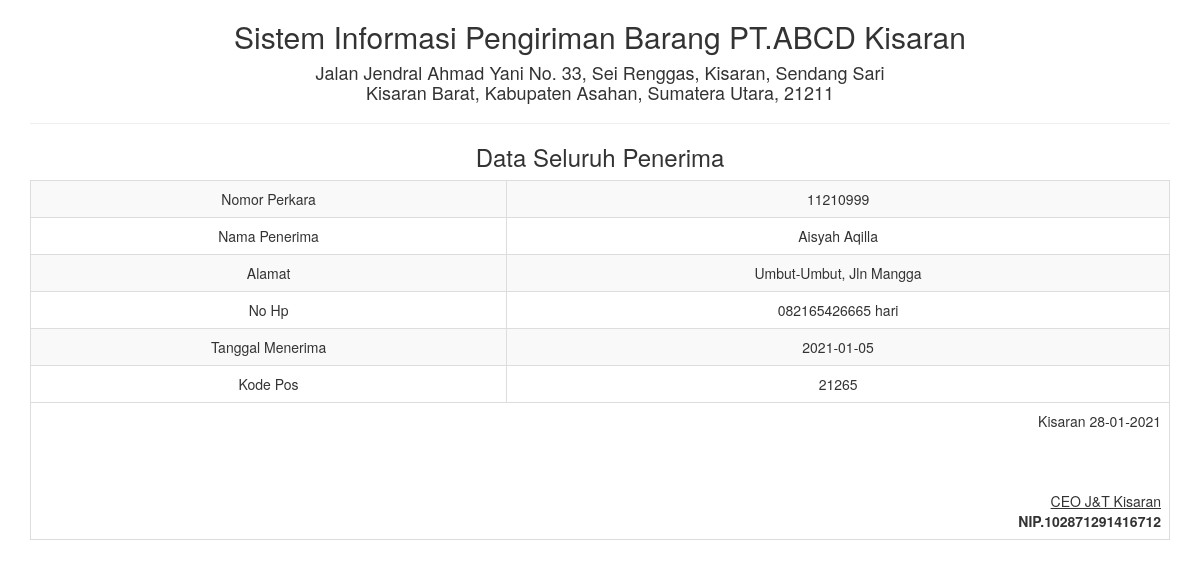
/report/penerima_satu.php?id=1, run on the app's committed database.
### tables this page shows
CREATE TABLE IF NOT EXISTS `penerima` (
  `no_resi` varchar(50) NOT NULL,
  `nama` varchar(20) NOT NULL,
  `alamat_penerima` varchar(50) NOT NULL,
  `nomerhp` varchar(25) NOT NULL,
  `tgl_menerima` date NOT NULL,
  `kode_pos` int(5) NOT NULL,
  `keterangan` varchar(100) NOT NULL,
  `id` int(5) NOT NULL
);

### report/penerima_satu.php (the view, shortened to what this page needs)
<!DOCTYPE html>
<html>
    <head>
        <link href="../Assets/css/bootstrap.min.css" rel="stylesheet" type="text/css"/>
    </head>
    <body onload="print()">
        <?php
        include '../config/koneksi.php';
        $sql = "SELECT * FROM penerima WHERE id='" . $_GET ['id'] . "'";
        $query = mysqli_query($koneksi, $sql) or die("SQL Detail error");
        $data = mysqli_fetch_array($query);
        ?>
        <div class="container">
            <div class='row'>
                <div class="col-sm-12">
                    <div class="text-center">
                        <h2>Sistem Informasi Pengiriman Barang PT.ABCD Kisaran </h2>
                        <h4>Jalan Jendral Ahmad Yani No. 33, Sei Renggas, Kisaran, Sendang Sari <br> Kisaran Barat, Kabupaten Asahan, Sumatera Utara, 21211</h4>
                        <hr>
                        <h3>Data Seluruh Penerima</h3>
                        <table class="table table-bordered table-striped table-hover">
                            <tbody>
								<tr>
                                    <td>Nomor Perkara</td> <td><?= $data['no_resi'] ?></td>
                                </tr>
                                <tr>
                                    <td>Nama Penerima</td> <td><?= $data['nama'] ?></td>
                                </tr>
                                <tr>
                                    <td>Alamat</td> <td><?= $data['alamat_penerima'] ?></td>
                                </tr>
								<tr>
                                    <td>No Hp</td> <td><?= $data['nomerhp'] ?> hari</td>
                                </tr>
                                <tr>
                                    <td>Tanggal Menerima</td> <td><?= $data['tgl_menerima'] ?></td>
                                </tr>
                                <tr>
                                    <td>Kode Pos</td> <td><?= $data['kode_pos'] ?></td>
                                </tr>
                            </tbody>
                            <tfoot>
                                <tr>
                                    <td colspan="2" class="text-right">
                                        Kisaran  <?= date("d-m-Y") ?>
                                        <br><br><br><br>
                                        <u>CEO J&T Kisaran <strong></u><br>
                                        NIP.102871291416712
									</td>
								</tr>
							</tfoot>
                        </table>
                    </div>
                </div>
            </div>
    </body>
</html>

### data on the page
penerima: no_resi "11210999", nama "Aisyah Aqilla", alamat_penerima "Umbut-Umbut, Jln Mangga", nomerhp "082165426665", tgl_menerima "2021-01-05", kode_pos "21265"
